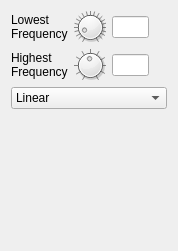
      <widget class="QWidget" name="pageScale">
       <property name="geometry">
        <rect>
         <x>0</x>
         <y>0</y>
         <width>178</width>
         <height>251</height>
        </rect>
       </property>
       <attribute name="label">
        <string>Scale</string>
       </attribute>
       <layout class="QVBoxLayout" name="verticalLayout">
        <item>
         <layout class="QGridLayout" name="gridLayout">
          <property name="spacing">
           <number>6</number>
          </property>
          <item row="0" column="2">
           <widget class="QLineEdit" name="minFLineEdit">
            <property name="minimumSize">
             <size>
              <width>0</width>
              <height>20</height>
             </size>
            </property>
            <property name="maximumSize">
             <size>
              <width>60</width>
              <height>16777215</height>
             </size>
            </property>
            <property name="baseSize">
             <size>
              <width>32</width>
              <height>0</height>
             </size>
            </property>
            <property name="maxLength">
             <number>5</number>
            </property>
           </widget>
          </item>
          <item row="1" column="2">
           <widget class="QLineEdit" name="maxFLineEdit">
            <property name="minimumSize">
             <size>
              <width>0</width>
              <height>20</height>
             </size>
            </property>
            <property name="maximumSize">
             <size>
              <width>60</width>
              <height>16777215</height>
             </size>
            </property>
            <property name="baseSize">
             <size>
              <width>32</width>
              <height>0</height>
             </size>
            </property>
            <property name="maxLength">
             <number>5</number>
            </property>
           </widget>
          </item>
          <item row="0" column="3">
           <spacer name="horizontalSpacer_2">
            <property name="orientation">
             <enum>Qt::Horizontal</enum>
            </property>
            <property name="sizeHint" stdset="0">
             <size>
              <width>40</width>
              <height>20</height>
             </size>
            </property>
           </spacer>
          </item>
          <item row="1" column="1">
           <widget class="QDial" name="maxFDial">
            <property name="minimumSize">
             <size>
              <width>32</width>
              <height>32</height>
             </size>
            </property>
            <property name="maximumSize">
             <size>
              <width>32</width>
              <height>32</height>
             </size>
            </property>
            <property name="toolTip">
             <string>Highest frequency</string>
            </property>
            <property name="minimum">
             <number>200</number>
            </property>
            <property name="maximum">
             <number>8000</number>
            </property>
            <property name="singleStep">
             <number>10</number>
            </property>
            <property name="pageStep">
             <number>100</number>
            </property>
            <property name="value">
             <number>4000</number>
            </property>
            <property name="sliderPosition">
             <number>4000</number>
            </property>
            <property name="notchTarget">
             <double>10.000000000000000</double>
            </property>
            <property name="notchesVisible">
             <bool>true</bool>
            </property>
           </widget>
          </item>
          <item row="0" column="1">
           <widget class="QDial" name="minFDial">
            <property name="minimumSize">
             <size>
              <width>32</width>
              <height>32</height>
             </size>
            </property>
            <property name="maximumSize">
             <size>
              <width>32</width>
              <height>32</height>
             </size>
            </property>
            <property name="toolTip">
             <string>Lowest frequency</string>
            </property>
            <property name="maximum">
             <number>200</number>
            </property>
            <property name="value">
             <number>20</number>
            </property>
            <property name="notchTarget">
             <double>10.000000000000000</double>
            </property>
            <property name="notchesVisible">
             <bool>true</bool>
            </property>
           </widget>
          </item>
          <item row="0" column="0">
           <widget class="QLabel" name="label_7">
            <property name="text">
             <string>&lt;html&gt;&lt;head/&gt;&lt;body&gt;&lt;p&gt;Lowest&lt;br/&gt;Frequency&lt;/p&gt;&lt;/body&gt;&lt;/html&gt;</string>
            </property>
           </widget>
          </item>
          <item row="1" column="0">
           <widget class="QLabel" name="label_8">
            <property name="text">
             <string>&lt;html&gt;&lt;head/&gt;&lt;body&gt;&lt;p&gt;Highest&lt;br/&gt;Frequency&lt;/p&gt;&lt;/body&gt;&lt;/html&gt;</string>
            </property>
           </widget>
          </item>
          <item row="1" column="3">
           <spacer name="horizontalSpacer_3">
            <property name="orientation">
             <enum>Qt::Horizontal</enum>
            </property>
            <property name="sizeHint" stdset="0">
             <size>
              <width>40</width>
              <height>20</height>
             </size>
            </property>
           </spacer>
          </item>
         </layout>
        </item>
        <item>
         <widget class="QComboBox" name="scaleComboBox">
          <property name="minimumSize">
           <size>
            <width>0</width>
            <height>20</height>
           </size>
          </property>
          <property name="sizeAdjustPolicy">
           <enum>QComboBox::AdjustToContents</enum>
          </property>
          <item>
           <property name="text">
            <string>Linear</string>
           </property>
          </item>
          <item>
           <property name="text">
            <string>Logarithmic</string>
           </property>
          </item>
          <item>
           <property name="text">
            <string>Quadratic</string>
           </property>
          </item>
          <item>
           <property name="text">
            <string>Cubic</string>
           </property>
          </item>
          <item>
           <property name="text">
            <string>Biquadratic</string>
           </property>
          </item>
         </widget>
        </item>
        <item>
         <spacer name="verticalSpacer_2">
          <property name="orientation">
           <enum>Qt::Vertical</enum>
          </property>
          <property name="sizeHint" stdset="0">
           <size>
            <width>20</width>
            <height>40</height>
           </size>
          </property>
         </spacer>
        </item>
       </layout>
      </widget>
